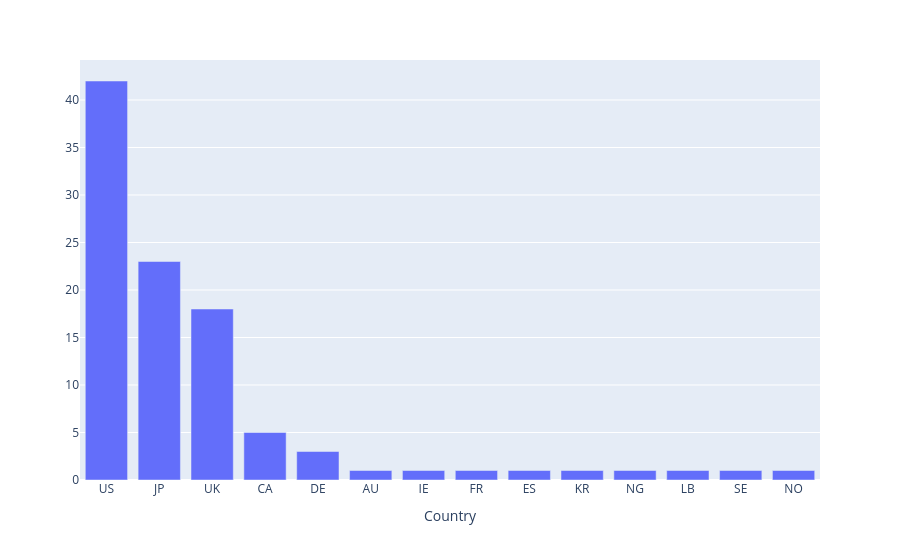

This figure's notebook cell:
### Code cell
import pandas as pd
import plotly.express as px
INPUT_CSV = "data/songs.csv"
df = pd.read_csv(INPUT_CSV)
df = df.sort_index(ascending=False)

counts = (
    df.groupby(["Country", "CountryName"])
      .size()
      .reset_index(name="count")
).sort_values("count", ascending=False).rename(columns={"count": "Count"})

fig = px.bar(
    counts,
    x="Country",
    y="Count",
    hover_data=["CountryName"]
)

fig.update_layout(yaxis_title=None)
fig.show()

### Figure 1 — Plotly figure (JSON) as saved in the notebook; plotly's stock layout.template omitted (floating-point values rounded to 4 significant figures)
{"data": [{"customdata": [["USA"], ["Japan"], ["United Kingdom"], ["Canada"], ["Germany"], ["Australia"], ["Ireland"], ["France"], ["Spain"], ["South Korea"], ["Nigeria"], ["Lebanon"], ["Sweden"], ["Norway"]], "hovertemplate": "Country=%{x}<br>Count=%{y}<br>CountryName=%{customdata[0]}<extra></extra>", "legendgroup": "", "marker": {"color": "#636efa", "pattern": {"shape": ""}}, "name": "", "orientation": "v", "showlegend": false, "textposition": "auto", "type": "bar", "x": ["US", "JP", "UK", "CA", "DE", "AU", "IE", "FR", "ES", "KR", "NG", "LB", "SE", "NO"], "xaxis": "x", "y": [42, 23, 18, 5, 3, 1, 1, 1, 1, 1, 1, 1, 1, 1], "yaxis": "y"}], "layout": {"barmode": "relative", "legend": {"tracegroupgap": 0}, "margin": {"t": 60}, "xaxis": {"anchor": "y", "domain": [0, 1], "title": {"text": "Country"}}, "yaxis": {"anchor": "x", "domain": [0, 1], "title": {}}}}
